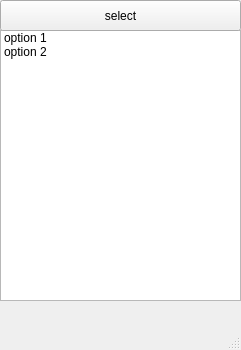
<?xml version="1.0" encoding="UTF-8"?>
<ui version="4.0">
 <class>MainWindow</class>
 <widget class="QMainWindow" name="MainWindow">
  <property name="geometry">
   <rect>
    <x>0</x>
    <y>0</y>
    <width>241</width>
    <height>350</height>
   </rect>
  </property>
  <property name="windowTitle">
   <string>MainWindow</string>
  </property>
  <widget class="QWidget" name="centralwidget">
   <widget class="QListWidget" name="usersList">
    <property name="geometry">
     <rect>
      <x>0</x>
      <y>30</y>
      <width>241</width>
      <height>271</height>
     </rect>
    </property>
    <property name="selectionMode">
     <enum>QAbstractItemView::MultiSelection</enum>
    </property>
    <property name="sortingEnabled">
     <bool>false</bool>
    </property>
    <item>
     <property name="text">
      <string>option 1</string>
     </property>
    </item>
    <item>
     <property name="text">
      <string>option 2</string>
     </property>
    </item>
   </widget>
   <widget class="QPushButton" name="selectButton">
    <property name="geometry">
     <rect>
      <x>0</x>
      <y>0</y>
      <width>241</width>
      <height>31</height>
     </rect>
    </property>
    <property name="text">
     <string>select</string>
    </property>
    <property name="shortcut">
     <string>Return</string>
    </property>
   </widget>
  </widget>
  <widget class="QMenuBar" name="menubar">
   <property name="geometry">
    <rect>
     <x>0</x>
     <y>0</y>
     <width>241</width>
     <height>22</height>
    </rect>
   </property>
  </widget>
  <widget class="QStatusBar" name="statusbar"/>
 </widget>
 <resources/>
 <connections/>
</ui>
